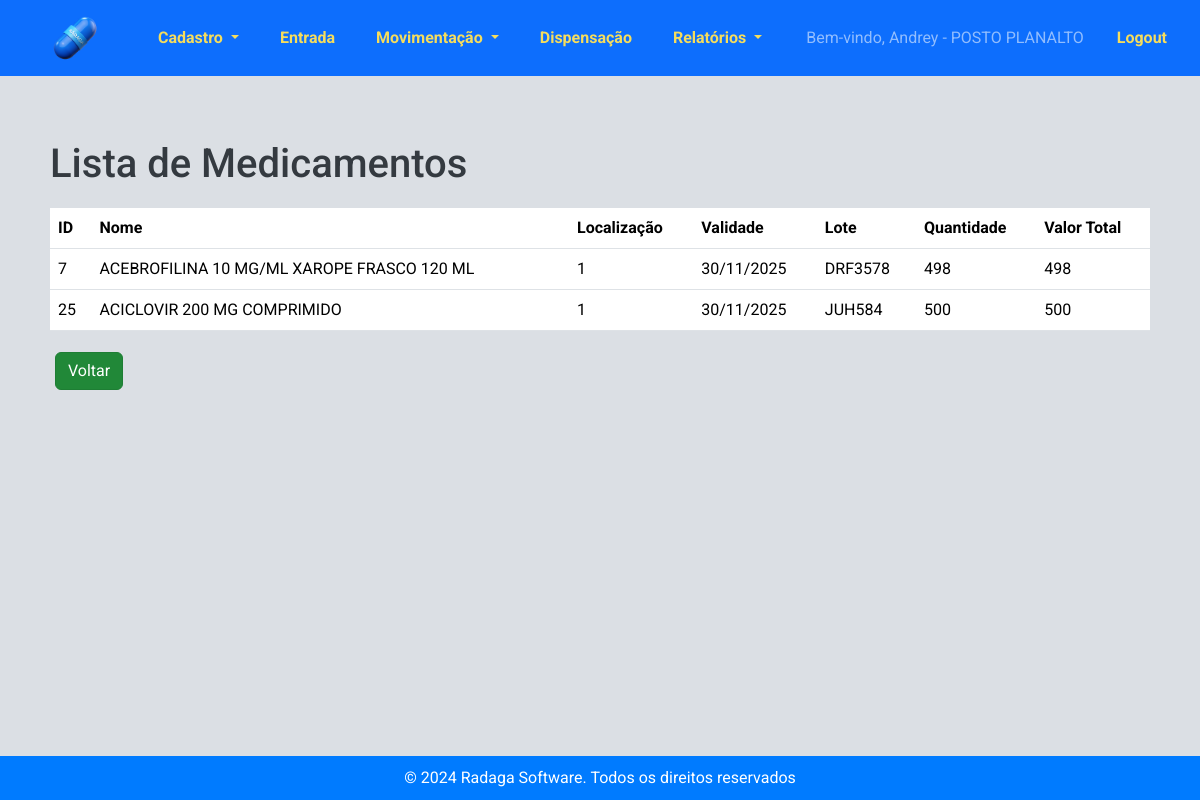
Before: /estoque/lista_medicamentos/ (signed in) with the older database file.
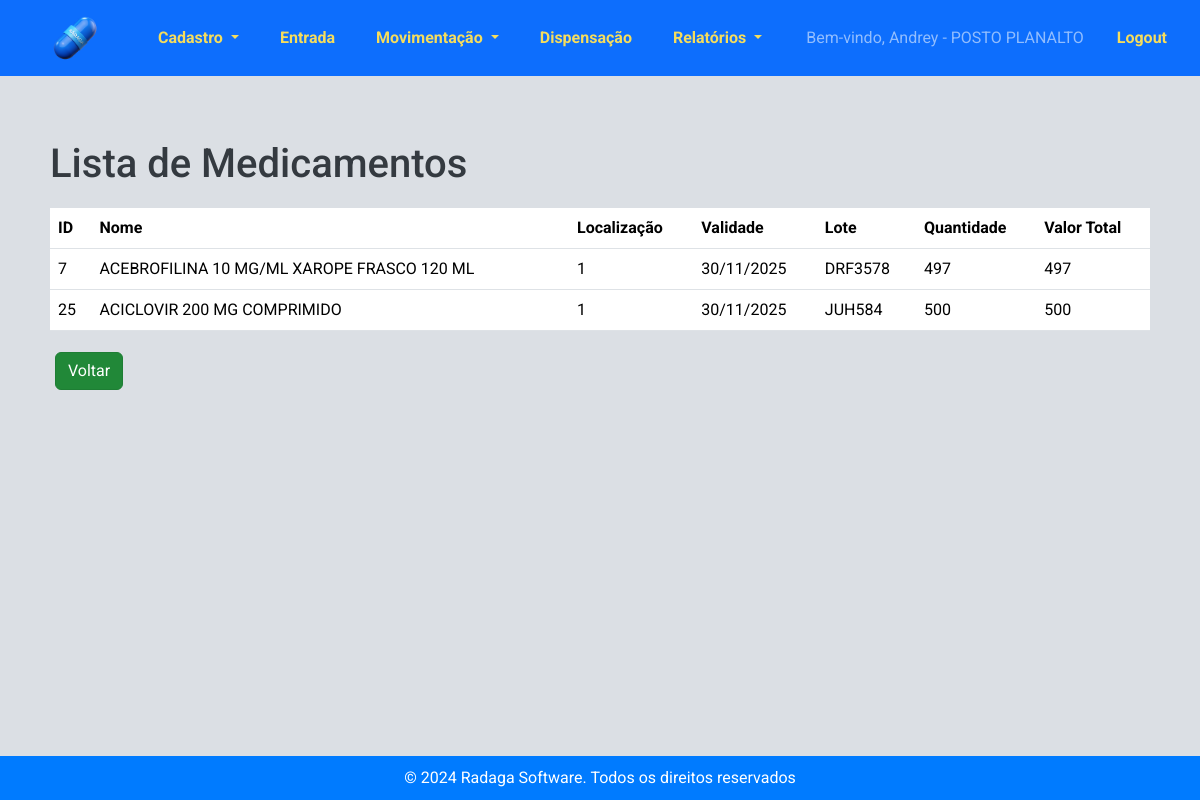
After: the same page with the newer database file.
### estoque/models.py (models this page shows, shortened)
class DetalhesMedicamento(models.Model):
    estoque = models.ForeignKey(Estoque, on_delete=models.CASCADE)
    medicamento = models.ForeignKey(Medicamento, on_delete=models.CASCADE)
    quantidade = models.PositiveIntegerField(default=0)
    validade = models.DateField(blank=True, null=True)
    lote = models.CharField(max_length=50, blank=True, null=True)
    valor = models.DecimalField(max_digits=10, decimal_places=2, blank=True, null=True, verbose_name="Valor Unitário")
    localizacao = models.ForeignKey(Localizacao, on_delete=models.SET_NULL, null=True, blank=True,verbose_name=u"Localização")
    fabricante = models.ForeignKey(Fabricante, on_delete=models.SET_NULL, null=True, blank=True)
    estabelecimento = models.ForeignKey('Estabelecimento', on_delete=models.CASCADE)

### estoque/views.py (the view)
# urls.py: path("lista_medicamentos/", views.lista_medicamentos, name="lista_medicamentos"),
@login_required
def lista_medicamentos(request):
    now = timezone.now()
    now_plus_3_months = (now + timedelta(days=90)).date()
    estabelecimento = request.user.profile.estabelecimento
    detalhes_medicamentos = (
        DetalhesMedicamento.objects.filter(estoque__estabelecimento=estabelecimento)
        .values("medicamento__id", "medicamento__nome", "localizacao", "validade", "lote")
        .annotate(
            total_quantidade=Sum("quantidade"),
            total_valor=Sum(F("quantidade") * F("valor"))
        )
        .order_by("medicamento__nome", "lote")
    )
    return render(
        request,
        "estoque/lista_medicamentos.html",
        {
            "detalhes_medicamentos": detalhes_medicamentos,
            "now_plus_3_months": now_plus_3_months,
        },
    )

### estoque/templates/estoque/lista_medicamentos.html (shortened to what this page needs)
{% extends 'estoque/base.html' %}
{% block content %}
<h1>Lista de Medicamentos</h1>
<table class="table">
    <thead>
        <tr>
            <th scope="col">ID</th>
            <th scope="col">Nome</th>
            <th scope="col">Localização</th>
            <th scope="col">Validade</th>
            <th scope="col">Lote</th>
            <th scope="col">Quantidade</th>
            <th scope="col">Valor Total</th>
        </tr>
    </thead>
    <tbody>
        {% for detalhe_medicamento in detalhes_medicamentos %}
            {% if detalhe_medicamento.total_quantidade > 0 %}
                {% with detalhe_medicamento.validade as validade %}
                    {% if validade %}
                        {% if validade < now_plus_3_months %}
                            <tr class="table-danger">
                        {% else %}
                            <tr>
                        {% endif %}
                            <td>{{ detalhe_medicamento.medicamento__id }}</td>
                            <td>{{ detalhe_medicamento.medicamento__nome }}</td>
                            <td>{{ detalhe_medicamento.localizacao }}</td>
                            <td>{{ validade|date:"d/m/Y" }}</td>
                            <td>{{ detalhe_medicamento.lote }}</td>
                            <td>{{ detalhe_medicamento.total_quantidade }}</td>
                            <td>{{ detalhe_medicamento.total_valor }}</td>
                        </tr>
                    {% endif %}
                {% endwith %}
            {% endif %}
        {% endfor %}
    </tbody>
</table>
<a href="{% url 'entrada_estoque' %}" class="btn btn-secondary btn">Voltar</a>
{% endblock %}

Changed rows visible on the page:
changed DetalhesMedicamento "DRF3578": total_quantidade "498" → "497"; total_valor "498" → "497"
